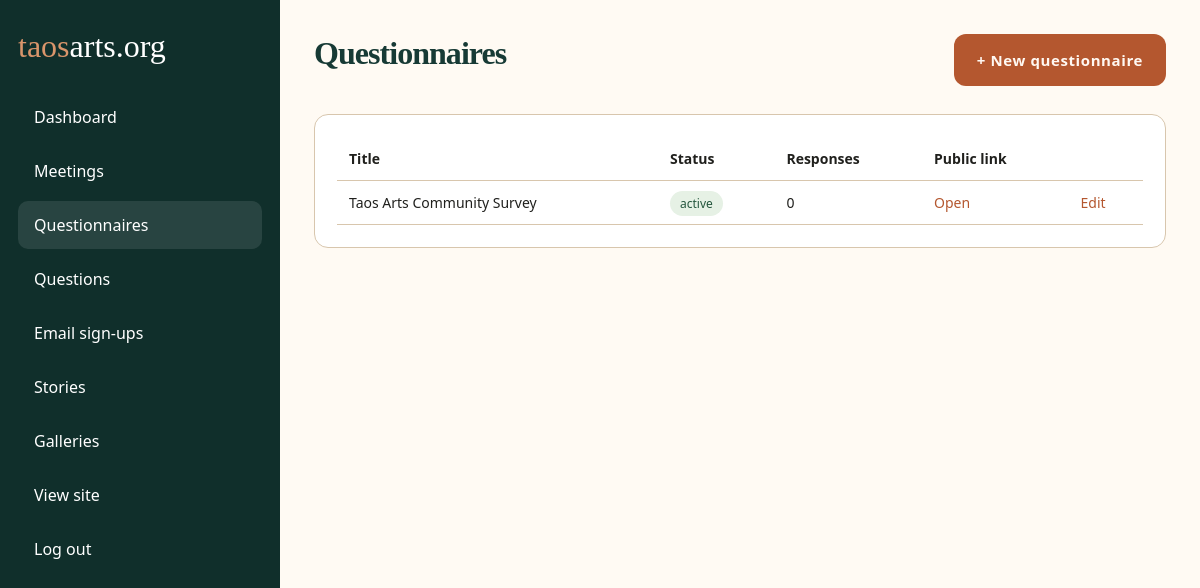
Screenshot of /admin/questionnaires.php (signed in) with the database file from the repository.
### tables this page shows
CREATE TABLE questionnaires (
  id INT AUTO_INCREMENT PRIMARY KEY,
  title VARCHAR(190) NOT NULL,
  slug VARCHAR(190) NOT NULL UNIQUE,
  intro TEXT NULL,
  status ENUM('draft','active','closed') NOT NULL DEFAULT 'draft',
  created_at TIMESTAMP DEFAULT CURRENT_TIMESTAMP,
  updated_at TIMESTAMP DEFAULT CURRENT_TIMESTAMP ON UPDATE CURRENT_TIMESTAMP
);

### includes/db.php (called while the page is built, shortened)
<?php
function db(): PDO {
    static $pdo = null;
    if ($pdo === null) {
        $dsn = 'mysql:host=' . DB_HOST . ';dbname=' . DB_NAME . ';charset=utf8mb4';
        if (DB_SOCKET !== '') {
            $dsn .= ';unix_socket=' . DB_SOCKET;
        } else {
            $dsn .= ';port=' . DB_PORT;
        }
        $pdo = new PDO($dsn, DB_USER, DB_PASS, [
            PDO::ATTR_ERRMODE => PDO::ERRMODE_EXCEPTION,
            PDO::ATTR_DEFAULT_FETCH_MODE => PDO::FETCH_ASSOC,
        ]);
    }
    return $pdo;
}

### includes/functions.php (called while the page is built, shortened)
<?php
function h($value): string { return htmlspecialchars((string)$value, ENT_QUOTES, 'UTF-8'); }

### admin/questionnaires.php (the view)
<?php $title='Questionnaires'; $active='questionnaires'; require_once __DIR__ . '/_layout.php';
$rows=db()->query('SELECT q.*, (SELECT COUNT(*) FROM questionnaire_responses r WHERE r.questionnaire_id=q.id) responses FROM questionnaires q ORDER BY updated_at DESC')->fetchAll(); ?>
<div class="topbar"><h1>Questionnaires</h1><a class="btn" href="questionnaire_edit.php">+ New questionnaire</a></div>
<section class="panel"><table class="table"><tr><th>Title</th><th>Status</th><th>Responses</th><th>Public link</th><th></th></tr><?php foreach($rows as $r): ?><tr><td><?=h($r['title'])?></td><td><span class="pill"><?=h($r['status'])?></span></td><td><?=h($r['responses'])?></td><td><a href="../questionnaire.php?slug=<?=h($r['slug'])?>">Open</a></td><td><a href="questionnaire_edit.php?id=<?=$r['id']?>">Edit</a></td></tr><?php endforeach; ?></table></section>
<?php require __DIR__ . '/_footer.php'; ?>

### assets/css/style.css (style rules this page uses)
:root { --ink:#173a35; --deep:#102f2b; --clay:#b4572f; --clay-dark:#8f401d; --sand:#efe3cf; --paper:#fbf6ed; --paper-strong:#fffdf8; --line:#d8c6ad; --line-soft:#e7dccd; --muted:#685f54; --sage:#82907f; --shadow:0 18px 50px rgba(28,24,19,.08); --shadow-soft:0 10px 26px rgba(28,24,19,.05); }
* { box-sizing:border-box }
html { scroll-behavior:smooth }
body { margin:0; font-family:"Avenir Next","Gill Sans","Segoe UI",sans-serif; background: radial-gradient(circle at top left, rgba(194,150,94,.10), transparent 34%), radial-gradient(circle at right 20%, rgba(76,132,122,.08), transparent 28%), var(--paper); color:#20201d; overflow-x:hidden; }
h1,h2,h3 { margin:0 0 14px; font-family:"Iowan Old Style","Palatino Linotype","Book Antiqua","Baskerville","Times New Roman",serif; color:var(--ink); line-height:1; letter-spacing:-.03em; }
a { color:var(--clay);text-decoration:none }
.btn { display:inline-flex; align-items:center; justify-content:center; min-height:52px; padding:14px 22px; border-radius:12px; border:1px solid transparent; background:var(--clay); color:#fff8f2; font-size:15px; font-weight:700; letter-spacing:.04em; cursor:pointer; transition:transform .18s ease, background .18s ease, border-color .18s ease; }
.topbar { display:flex; justify-content:space-between; align-items:center; gap:18px; margin-bottom:28px; }
.panel { background:white; border:1px solid var(--line); border-radius:14px; padding:22px; margin-bottom:22px; }
.table { width:100%; border-collapse:collapse; }
.table th,.table td { text-align:left; padding:12px; border-bottom:1px solid var(--line); font-size:14px; vertical-align:top; }
.pill { padding:4px 10px; border-radius:99px; background:#e6f1e5; color:#24563d; font-size:12px; }

### rows the page displays
questionnaires: title "Taos Arts Community Survey", status "active", responses "0"
